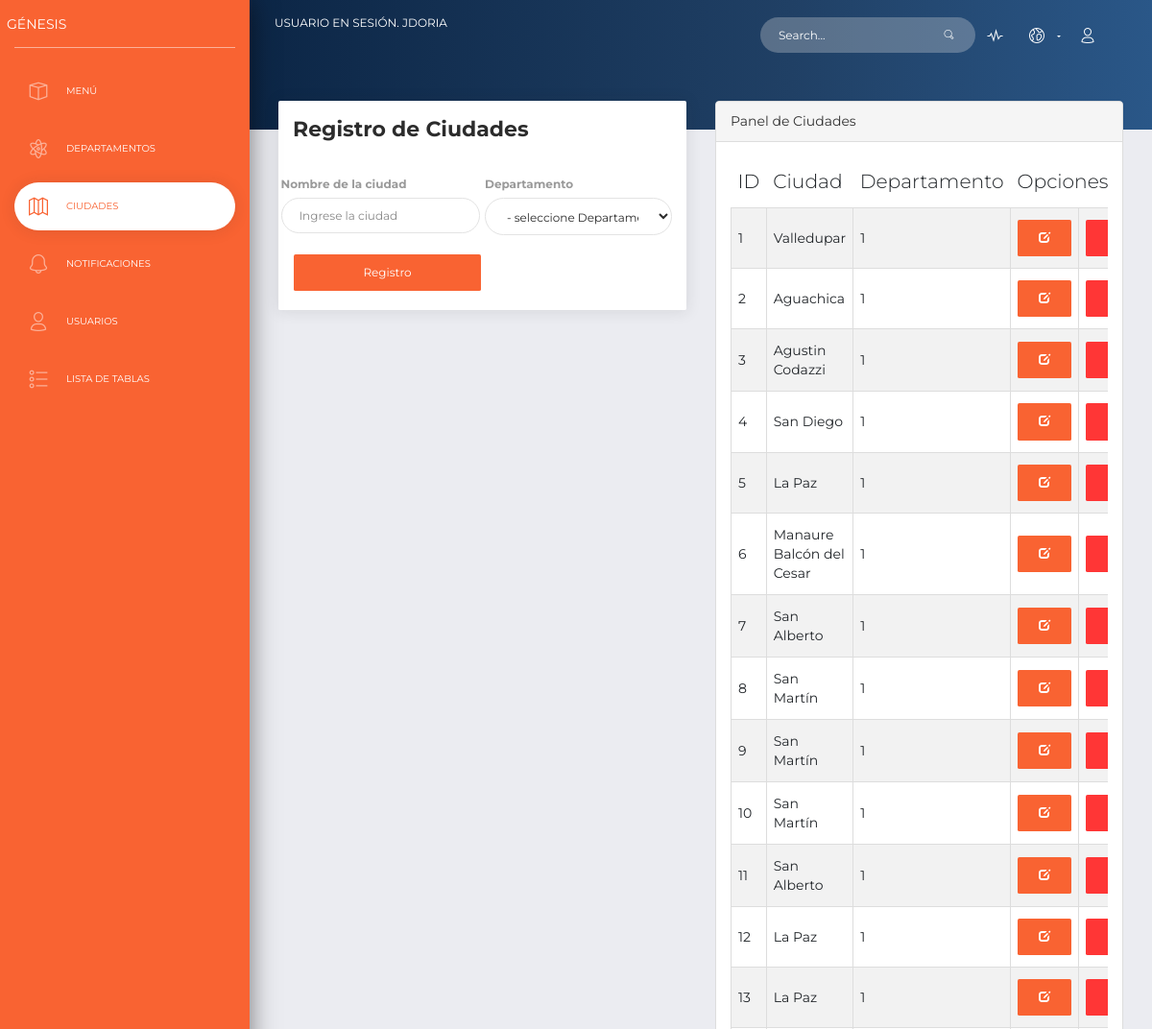
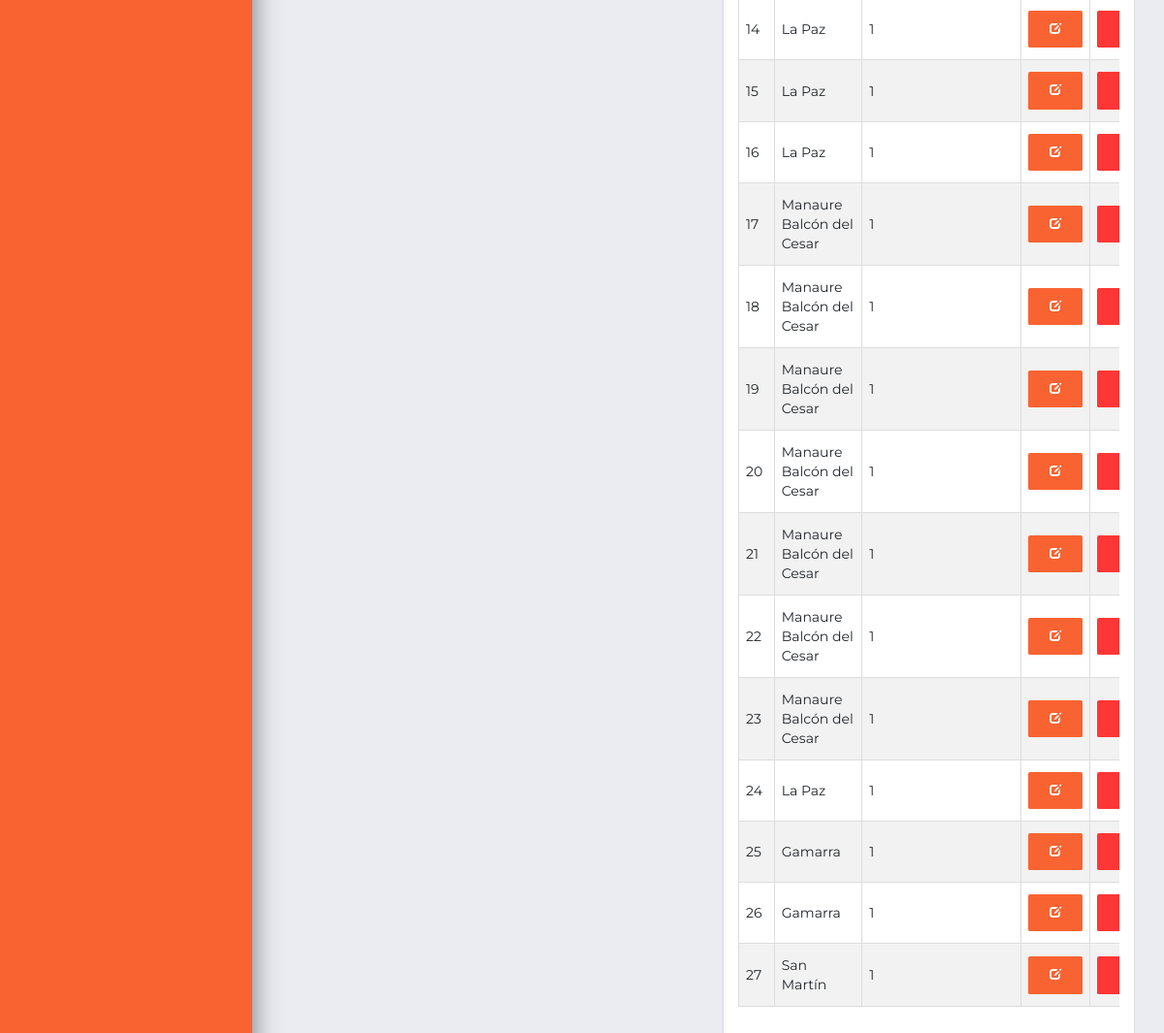
The app's page /admin/ciudad.php (signed in) with its own data (2 pictures, top to bottom).
### tables this page shows
CREATE TABLE `ciudad` (
  `ID_Ciudad` int(11) NOT NULL,
  `Ciudad` varchar(45) NOT NULL,
  `Departamento_ID` int(11) NOT NULL
);

### admin/ciudad.php (the view, shortened to what this page needs)
<!DOCTYPE html>
<html lang="en">
<head>
  <link rel="stylesheet" href="../bootstrap/css/bootstrap.min.css">
  <link rel="stylesheet" href="https://use.fontawesome.com/releases/v5.7.1/css/all.css">
  <link href="assets/css/bootstrap.min.css" rel="stylesheet" />
  <link href="assets/css/now-ui-dashboard.css?v=1.5.0" rel="stylesheet" />
  <link href="assets/demo/demo.css" rel="stylesheet" />
</head>
<body class="user-profile">
  <div class="wrapper ">
    <div class="sidebar" data-color="orange">
      <div class="logo">
        <a href="https://www.sena.edu.co/" class="simple-text logo-normal">
          GÉNESIS
        </a>
      </div>
      <div class="sidebar-wrapper" id="sidebar-wrapper">
        <ul class="nav">
          <li>
            <a href="index.php">
              <i class="now-ui-icons design_app"></i>
              <p>Menú</p>
            </a>
          </li>
          <li>
            <a href="./departamentos.php">
              <i class="now-ui-icons education_atom"></i>
              <p>Departamentos</p>
            </a>
          </li>
          <li class="active ">
            <a href="./ciudad.php">
              <i class="now-ui-icons location_map-big"></i>
              <p>Ciudades</p>
            </a>
          </li>
          <li>
            <a href="">
              <i class="now-ui-icons ui-1_bell-53"></i>
              <p>Notificaciones</p>
            </a>
          </li>
          <li >
            <a href="./usuarios.php">
              <i class="now-ui-icons users_single-02"></i>
              <p>Usuarios</p>
            </a>
          </li>
          <li>
            <a href="#">
              <i class="now-ui-icons design_bullet-list-67"></i>
              <p>Lista de Tablas</p>
            </a>
          </li>
        </ul>
      </div>
    </div>
    <div class="main-panel" id="main-panel">
      <nav class="navbar navbar-expand-lg navbar-transparent  bg-primary  navbar-absolute">
        <div class="container-fluid">
          <div class="navbar-wrapper">
            <a class="navbar-brand" href="#pablo">Usuario en sesión. <?php  echo $_SESSION['admin_login'];?></a><br>
          </div>
          <div class="collapse navbar-collapse justify-content-end" id="navigation">
            <form>
              <div class="input-group no-border">
                <input type="text" value="" class="form-control" placeholder="Search...">
                <div class="input-group-append">
                  <div class="input-group-text">
                    <i class="now-ui-icons ui-1_zoom-bold"></i>
                  </div>
                </div>
              </div>
            </form>
            <ul class="navbar-nav">
              <li class="nav-item">
                <a class="nav-link" href="#pablo">
                  <i class="now-ui-icons media-2_sound-wave"></i>
                </a>
              </li>
              <li class="nav-item dropdown">
                <a class="nav-link dropdown-toggle" id="navbarDropdownMenuLink" data-toggle="dropdown" aria-haspopup="true" aria-expanded="false">
                  <i class="now-ui-icons location_world"></i>
                </a>
              </li>
              <li class="nav-item">
                <a class="nav-link" href="#pablo">
                  <i class="now-ui-icons users_single-02"></i>
                </a>
              </li>
            </ul>
          </div>
        </div>
      </nav>
      <div class="panel-header panel-header-sm">
      </div>
      <div class="content">
        <div class="row">
          <div class="col-md-6">
            <div class="card">
              <div class="card-header">
                <h5 class="title">Registro de Ciudades</h5>
              </div>
              <div class="card-body">
                <form>
                  <div class="row">
                    <div class="col-md-6 px-1">
                      <div class="form-group">
                        <label>Nombre de la ciudad</label>
                        <input type="text" class="form-control" placeholder="Ingrese la ciudad" name="txt_ciudad" required>
                      </div>
                    </div>
                    <div class="col-md-6 pl-1">
                      <div class="form-group">
                        <label >Departamento</label>
                        <select class="form-control"  name="txt_departapamento">
                		        <option value="0" selected="selected"> - seleccione Departamento- </option>
                		    </select>
                      </div>
                    </div>
                  </div>
                  <div class="row">
                    <div class="col-md-6 pr-1">
                      <div class="form-group">
                        <input type="submit" name="btn_register" class="btn btn-primary btn-block" value="Registro">
                      </div>
                    </div>
                  </div>
                  </form>
              </div>
            </div>
          </div>
          <div class="col-lg-6">
              <div class="panel panel-default">
                  <div class="panel-heading">
                      Panel de Ciudades
                  </div>
                  <div class="panel-body">
                      <div class="table-responsive">
                          <table class="table table-striped table-bordered table-hover">
                              <thead>
                                  <tr>
                                      <th width="4%">ID</th>
                                      <th width="18%">Ciudad</th>
                                      <th width="10%">Departamento</th>
                                      <th colspan="2">Opciones</th>
                                  </tr>
                              </thead>
                              <tbody>
            <?php
            require_once '../DBconect.php';
            $select_stmt=$db->prepare("SELECT ID_Ciudad, Ciudad, Departamento_ID FROM ciudad");
            $select_stmt->execute();
            while($row=$select_stmt->fetch(PDO::FETCH_ASSOC))
            {
            ?>
                                  <tr>
                                      <td><?php echo $row["ID_Ciudad"]; ?></td>
                                      <td><?php echo $row["Ciudad"]; ?></td>
                                      <td><?php echo $row["Departamento_ID"]; ?></td>
                <td width="4%"><button type="submit" class="btn btn-primary" name="btn_actualizar"><span class="glyphicon glyphicon-edit" aria-hidden="true"></span></button></td>
                <td width="7%"><a href="ciudad.php?id=<?php echo $row["ID_Ciudad"];?>"><button type="submit" class="btn btn-danger" name="btn_eliminar"><span class="glyphicon glyphicon-trash" aria-hidden="true"></span></button></a></td>
                                  </tr>
            <?php
            }
            ?>
                              </tbody>
                          </table>
                      </div>
                  </div>
              </div>
          </div>
        </div>
      </div>
</body>
</html>

### records on screen
ciudad: ID_Ciudad "1", Ciudad "Valledupar", Departamento_ID "1"
ciudad: ID_Ciudad "2", Ciudad "Aguachica", Departamento_ID "1"
ciudad: ID_Ciudad "3", Ciudad "Agustin Codazzi", Departamento_ID "1"
ciudad: ID_Ciudad "4", Ciudad "San Diego", Departamento_ID "1"
ciudad: ID_Ciudad "5", Ciudad "La Paz", Departamento_ID "1"
ciudad: ID_Ciudad "6", Ciudad "Manaure Balcón del Cesar", Departamento_ID "1"
ciudad: ID_Ciudad "7", Ciudad "San Alberto", Departamento_ID "1"
ciudad: ID_Ciudad "8", Ciudad "San Martín", Departamento_ID "1"
ciudad: ID_Ciudad "9", Ciudad "San Martín", Departamento_ID "1"
ciudad: ID_Ciudad "10", Ciudad "San Martín", Departamento_ID "1"
ciudad: ID_Ciudad "11", Ciudad "San Alberto", Departamento_ID "1"
ciudad: ID_Ciudad "12", Ciudad "La Paz", Departamento_ID "1"
ciudad: ID_Ciudad "13", Ciudad "La Paz", Departamento_ID "1"
ciudad: ID_Ciudad "14", Ciudad "La Paz", Departamento_ID "1"
ciudad: ID_Ciudad "15", Ciudad "La Paz", Departamento_ID "1"
ciudad: ID_Ciudad "16", Ciudad "La Paz", Departamento_ID "1"
ciudad: ID_Ciudad "17", Ciudad "Manaure Balcón del Cesar", Departamento_ID "1"
ciudad: ID_Ciudad "18", Ciudad "Manaure Balcón del Cesar", Departamento_ID "1"
ciudad: ID_Ciudad "19", Ciudad "Manaure Balcón del Cesar", Departamento_ID "1"
ciudad: ID_Ciudad "20", Ciudad "Manaure Balcón del Cesar", Departamento_ID "1"
ciudad: ID_Ciudad "21", Ciudad "Manaure Balcón del Cesar", Departamento_ID "1"
ciudad: ID_Ciudad "22", Ciudad "Manaure Balcón del Cesar", Departamento_ID "1"
ciudad: ID_Ciudad "23", Ciudad "Manaure Balcón del Cesar", Departamento_ID "1"
ciudad: ID_Ciudad "24", Ciudad "La Paz", Departamento_ID "1"
ciudad: ID_Ciudad "25", Ciudad "Gamarra", Departamento_ID "1"
ciudad: ID_Ciudad "26", Ciudad "Gamarra", Departamento_ID "1"
ciudad: ID_Ciudad "27", Ciudad "San Martín", Departamento_ID "1"

### other values on screen
$_SESSION['admin_login'] "JDORIA"
